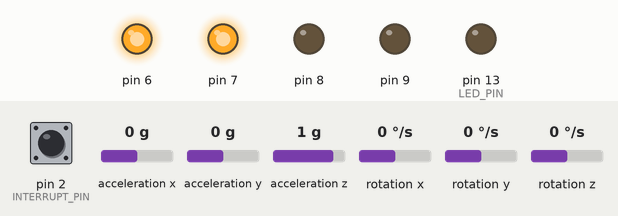
This sketch was run on a simulated Arduino Leonardo, built with avr-gcc and run on an emulated ATmega32U4. On the bench: output pins drawn as LEDs (lit = HIGH). Inputs (shaded band) come from the test bench; at power-on: acceleration x 0 g, pin 2 (INTERRUPT_PIN) LOW, acceleration y 0 g, acceleration z 1 g, rotation z 0 °/s, rotation x 0 °/s, rotation y 0 °/s. The sensor or clock chip raises its interrupt line as the real part does; what the sketch prints to the serial monitor is not drawn.

Above: at 0.5 s.
At 1.1 s:
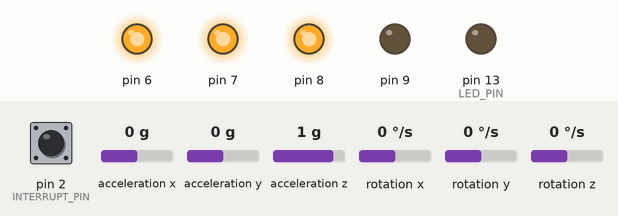
At 8.4 s:
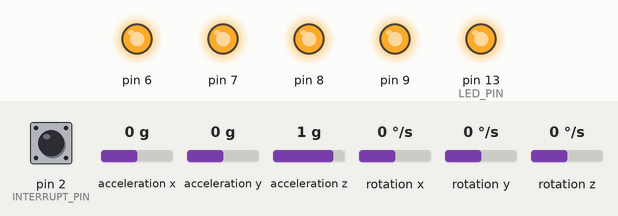
8.5 s: acceleration x set to 0.8 g
10.0 s: pin 2 (INTERRUPT_PIN) pulled HIGH for 0.15 s
32.1 s: acceleration y set to -1.4 g
33.7 s: pin 2 (INTERRUPT_PIN) pulled HIGH for 1 s
56.7 s: acceleration z set to -1.4 g
58.3 s: rotation z set to -192 °/s
Timing chart, 0 to 60.8 s (numbered marks = the images above; inputs shaded):
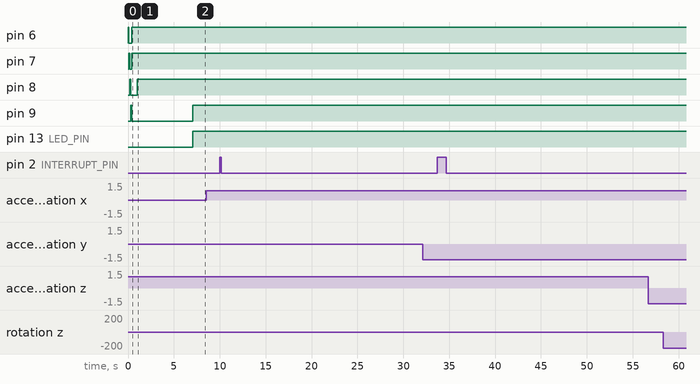

The sketch:

MPU6050_DMP.ino
```cpp
// I2C device class (I2Cdev) demonstration Arduino sketch for MPU6050 class using DMP (MotionApps v2.0)
// 6/21/2012 by Jeff Rowberg <jeff@rowberg.net>
// Updates should (hopefully) always be available at https://github.com/jrowberg/i2cdevlib
//
// Changelog:
//      2013-05-08 - added seamless Fastwire support
//                 - added note about gyro calibration
//      2012-06-21 - added note about Arduino 1.0.1 + Leonardo compatibility error
//      2012-06-20 - improved FIFO overflow handling and simplified read process
//      2012-06-19 - completely rearranged DMP initialization code and simplification
//      2012-06-13 - pull gyro and accel data from FIFO packet instead of reading directly
//      2012-06-09 - fix broken FIFO read sequence and change interrupt detection to RISING
//      2012-06-05 - add gravity-compensated initial reference frame acceleration output
//                 - add 3D math helper file to DMP6 example sketch
//                 - add Euler output and Yaw/Pitch/Roll output formats
//      2012-06-04 - remove accel offset clearing for better results (thanks Sungon Lee)
//      2012-06-01 - fixed gyro sensitivity to be 2000 deg/sec instead of 250
//      2012-05-30 - basic DMP initialization working

/* ============================================
I2Cdev device library code is placed under the MIT license
Copyright (c) 2012 Jeff Rowberg

Permission is hereby granted, free of charge, to any person obtaining a copy
of this software and associated documentation files (the "Software"), to deal
in the Software without restriction, including without limitation the rights
to use, copy, modify, merge, publish, distribute, sublicense, and/or sell
copies of the Software, and to permit persons to whom the Software is
furnished to do so, subject to the following conditions:

The above copyright notice and this permission notice shall be included in
all copies or substantial portions of the Software.

THE SOFTWARE IS PROVIDED "AS IS", WITHOUT WARRANTY OF ANY KIND, EXPRESS OR
IMPLIED, INCLUDING BUT NOT LIMITED TO THE WARRANTIES OF MERCHANTABILITY,
FITNESS FOR A PARTICULAR PURPOSE AND NONINFRINGEMENT. IN NO EVENT SHALL THE
AUTHORS OR COPYRIGHT HOLDERS BE LIABLE FOR ANY CLAIM, DAMAGES OR OTHER
LIABILITY, WHETHER IN AN ACTION OF CONTRACT, TORT OR OTHERWISE, ARISING FROM,
OUT OF OR IN CONNECTION WITH THE SOFTWARE OR THE USE OR OTHER DEALINGS IN
THE SOFTWARE.
===============================================
*/

// I2Cdev and MPU6050 must be installed as libraries, or else the .cpp/.h files
// for both classes must be in the include path of your project
#include "I2Cdev.h"

#include "MPU6050_6Axis_MotionApps20.h"
//#include "MPU6050.h" // not necessary if using MotionApps include file

// Arduino Wire library is required if I2Cdev I2CDEV_ARDUINO_WIRE implementation
// is used in I2Cdev.h
#if I2CDEV_IMPLEMENTATION == I2CDEV_ARDUINO_WIRE
    #include "Wire.h"
#endif

// class default I2C address is 0x68
// specific I2C addresses may be passed as a parameter here
// AD0 low = 0x68 (default for SparkFun breakout and InvenSense evaluation board)
// AD0 high = 0x69
MPU6050 mpu;

//keperluan kalibrasi
#define ERROR_MINIMAL 0.001
#define WAKTU_CEK     1000 //dalam milisekon
#define TANDA1  digitalWrite(6,HIGH);
#define TANDA2  digitalWrite(7,HIGH);
#define TANDA3  digitalWrite(8,HIGH);
#define TANDA4  digitalWrite(9,HIGH);

long int tSekarang;
long int tSebelum;
long int dT;
float yawSekarang;
float yawSebelum;
float dYaw;
double bufferDataKalibrasi[10];
char counterKalibrasi;

float dataYaw;
char dataYawKirim[4];
char statusKalibrasi = 0;
float offsetSudut;


//MPU6050 mpu(0x69); // <-- use for AD0 high

/* =========================================================================
   NOTE: In addition to connection 3.3v, GND, SDA, and SCL, this sketch
   depends on the MPU-6050's INT pin being connected to the Arduino's
   external interrupt #0 pin. On the Arduino Uno and Mega 2560, this is
   digital I/O pin 2.
 * ========================================================================= */

/* =========================================================================
   NOTE: Arduino v1.0.1 with the Leonardo board generates a compile error
   when using Serial.write(buf, len). The Teapot output uses this method.
   The solution requires a modification to the Arduino USBAPI.h file, which
   is fortunately simple, but annoying. This will be fixed in the next IDE
   release. For more info, see these links:

   http://arduino.cc/forum/index.php/topic,109987.0.html
   http://code.google.com/p/arduino/issues/detail?id=958
 * ========================================================================= */


// uncomment "OUTPUT_READABLE_QUATERNION" if you want to see the actual
// quaternion components in a [w, x, y, z] format (not best for parsing
// on a remote host such as Processing or something though)
//#define OUTPUT_READABLE_QUATERNION

// uncomment "OUTPUT_READABLE_EULER" if you want to see Euler angles
// (in degrees) calculated from the quaternions coming from the FIFO.
// Note that Euler angles suffer from gimbal lock (for more info, see
// http://en.wikipedia.org/wiki/Gimbal_lock)
//#define OUTPUT_READABLE_EULER

// uncomment "OUTPUT_READABLE_YAWPITCHROLL" if you want to see the yaw/
// pitch/roll angles (in degrees) calculated from the quaternions coming
// from the FIFO. Note this also requires gravity vector calculations.
// Also note that yaw/pitch/roll angles suffer from gimbal lock (for
// more info, see: http://en.wikipedia.org/wiki/Gimbal_lock)
#define OUTPUT_READABLE_YAWPITCHROLL

// uncomment "OUTPUT_READABLE_REALACCEL" if you want to see acceleration
// components with gravity removed. This acceleration reference frame is
// not compensated for orientation, so +X is always +X according to the
// sensor, just without the effects of gravity. If you want acceleration
// compensated for orientation, us OUTPUT_READABLE_WORLDACCEL instead.
//#define OUTPUT_READABLE_REALACCEL

// uncomment "OUTPUT_READABLE_WORLDACCEL" if you want to see acceleration
// components with gravity removed and adjusted for the world frame of
// reference (yaw is relative to initial orientation, since no magnetometer
// is present in this case). Could be quite handy in some cases.
//#define OUTPUT_READABLE_WORLDACCEL

// uncomment "OUTPUT_TEAPOT" if you want output that matches the
// format used for the InvenSense teapot demo
//#define OUTPUT_TEAPOT


#define INTERRUPT_PIN 2  // use pin 2 on Arduino Uno & most boards
#define LED_PIN 13 // (Arduino is 13, Teensy is 11, Teensy++ is 6)
bool blinkState = false;

// MPU control/status vars
bool dmpReady = false;  // set true if DMP init was successful
uint8_t mpuIntStatus;   // holds actual interrupt status byte from MPU
uint8_t devStatus;      // return status after each device operation (0 = success, !0 = error)
uint16_t packetSize;    // expected DMP packet size (default is 42 bytes)
uint16_t fifoCount;     // count of all bytes currently in FIFO
uint8_t fifoBuffer[64]; // FIFO storage buffer

// orientation/motion vars
Quaternion q;           // [w, x, y, z]         quaternion container
VectorInt16 aa;         // [x, y, z]            accel sensor measurements
VectorInt16 aaReal;     // [x, y, z]            gravity-free accel sensor measurements
VectorInt16 aaWorld;    // [x, y, z]            world-frame accel sensor measurements
VectorFloat gravity;    // [x, y, z]            gravity vector
float euler[3];         // [psi, theta, phi]    Euler angle container
float ypr[3];           // [yaw, pitch, roll]   yaw/pitch/roll container and gravity vector

// packet structure for InvenSense teapot demo
uint8_t teapotPacket[14] = { '$', 0x02, 0,0, 0,0, 0,0, 0,0, 0x00, 0x00, '\r', '\n' };


// ================================================================
// ===               INTERRUPT DETECTION ROUTINE                ===
// ================================================================

volatile bool mpuInterrupt = false;     // indicates whether MPU interrupt pin has gone high
void dmpDataReady() {
    mpuInterrupt = true;
}


// ================================================================
// ===                      INITIAL SETUP                       ===
// ================================================================

void setup() {

    pinMode(6, OUTPUT);digitalWrite(6, HIGH);delay(100);digitalWrite(6, LOW);
    pinMode(7, OUTPUT);digitalWrite(7, HIGH);delay(100);digitalWrite(7, LOW);
    pinMode(8, OUTPUT);digitalWrite(8, HIGH);delay(100);digitalWrite(8, LOW);
    pinMode(9, OUTPUT);digitalWrite(9, HIGH);delay(100);digitalWrite(9, LOW);

    TANDA1;TANDA2;

    // join I2C bus (I2Cdev library doesn't do this automatically)
    #if I2CDEV_IMPLEMENTATION == I2CDEV_ARDUINO_WIRE
        Wire.begin();
        Wire.setClock(400000); // 400kHz I2C clock. Comment this line if having compilation difficulties
    #elif I2CDEV_IMPLEMENTATION == I2CDEV_BUILTIN_FASTWIRE
        Fastwire::setup(400, true);
    #endif

    // initialize serial communication
    // (115200 chosen because it is required for Teapot Demo output, but it's
    // really up to you depending on your project)
    Serial.begin(115200);
    while (!Serial); // wait for Leonardo enumeration, others continue immediately

    // NOTE: 8MHz or slower host processors, like the Teensy @ 3.3v or Ardunio
    // Pro Mini running at 3.3v, cannot handle this baud rate reliably due to
    // the baud timing being too misaligned with processor ticks. You must use
    // 38400 or slower in these cases, or use some kind of external separate
    // crystal solution for the UART timer.

    // initialize device
    Serial.println(F("Initializing I2C devices..."));
    mpu.initialize();
    pinMode(INTERRUPT_PIN, INPUT);

    // verify connection
    Serial.println(F("Testing device connections..."));
    Serial.println(mpu.testConnection() ? F("MPU6050 connection successful") : F("MPU6050 connection failed"));

    // wait for ready
    Serial.println(F("\nSend any character to begin DMP programming and demo: "));
//    while (Serial.available() && Serial.read()); // empty buffer
//    while (!Serial.available());                 // wait for data
//    while (Serial.available() && Serial.read()); // empty buffer again

    // load and configure the DMP
    Serial.println(F("Initializing DMP..."));
    devStatus = mpu.dmpInitialize();

    // supply your own gyro offsets here, scaled for min sensitivity
    mpu.setXGyroOffset(220);
    mpu.setYGyroOffset(76);
    mpu.setZGyroOffset(-85);
    mpu.setZAccelOffset(1788); // 1688 factory default for my test chip

    // make sure it worked (returns 0 if so)
    if (devStatus == 0) {
        // turn on the DMP, now that it's ready
        Serial.println(F("Enabling DMP..."));
        mpu.setDMPEnabled(true);

        // enable Arduino interrupt detection
        Serial.println(F("Enabling interrupt detection (Arduino external interrupt 0)..."));
        attachInterrupt(digitalPinToInterrupt(INTERRUPT_PIN), dmpDataReady, RISING);
        mpuIntStatus = mpu.getIntStatus();

        // set our DMP Ready flag so the main loop() function knows it's okay to use it
        Serial.println(F("DMP ready! Waiting for first interrupt..."));
        dmpReady = true;

        // get expected DMP packet size for later comparison
        packetSize = mpu.dmpGetFIFOPacketSize();
    } else {
        // ERROR!
        // 1 = initial memory load failed
        // 2 = DMP configuration updates failed
        // (if it's going to break, usually the code will be 1)
        Serial.print(F("DMP Initialization failed (code "));
        Serial.print(devStatus);
        Serial.println(F(")"));
    }

    // configure LED for output
    pinMode(LED_PIN, OUTPUT);
}


// ================================================================
// ===                    MAIN PROGRAM LOOP                     ===
// ================================================================

void loop() {
    int i;

    // if programming failed, don't try to do anything
    if (!dmpReady) return;

    // wait for MPU interrupt or extra packet(s) available
    while (!mpuInterrupt && fifoCount < packetSize) {
        // other program behavior stuff here
        // .
        // .
        // .
        // if you are really paranoid you can frequently test in between other
        // stuff to see if mpuInterrupt is true, and if so, "break;" from the
        // while() loop to immediately process the MPU data
        // .
        // .
        // .
    }

    // reset interrupt flag and get INT_STATUS byte
    mpuInterrupt = false;
    mpuIntStatus = mpu.getIntStatus();

    // get current FIFO count
    fifoCount = mpu.getFIFOCount();

    // check for overflow (this should never happen unless our code is too inefficient)
    if ((mpuIntStatus & 0x10) || fifoCount == 1024) {
        // reset so we can continue cleanly
        mpu.resetFIFO();
        Serial.println(F("FIFO overflow!"));

    // otherwise, check for DMP data ready interrupt (this should happen frequently)
    } else if (mpuIntStatus & 0x02) {
        // wait for correct available data length, should be a VERY short wait
        while (fifoCount < packetSize) fifoCount = mpu.getFIFOCount();

        // read a packet from FIFO
        mpu.getFIFOBytes(fifoBuffer, packetSize);

        // track FIFO count here in case there is > 1 packet available
        // (this lets us immediately read more without waiting for an interrupt)
        fifoCount -= packetSize;

        #ifdef OUTPUT_READABLE_QUATERNION
            // display quaternion values in easy matrix form: w x y z
            mpu.dmpGetQuaternion(&q, fifoBuffer);
            Serial.print("quat\t");
            Serial.print(q.w);
            Serial.print("\t");
            Serial.print(q.x);
            Serial.print("\t");
            Serial.print(q.y);
            Serial.print("\t");
            Serial.println(q.z);
        #endif

        #ifdef OUTPUT_READABLE_EULER
            // display Euler angles in degrees
            mpu.dmpGetQuaternion(&q, fifoBuffer);
            mpu.dmpGetEuler(euler, &q);
            Serial.print("euler\t");
            Serial.print(euler[0] * 180/M_PI);
            Serial.print("\t");
            Serial.print(euler[1] * 180/M_PI);
            Serial.print("\t");
            Serial.println(euler[2] * 180/M_PI);
        #endif

        #ifdef OUTPUT_READABLE_YAWPITCHROLL
            // display Euler angles in degrees
            mpu.dmpGetQuaternion(&q, fifoBuffer);
            mpu.dmpGetGravity(&gravity, &q);
            mpu.dmpGetYawPitchRoll(ypr, &q, &gravity);

            if(statusKalibrasi == 0)  //proses kalibrasi
            {
              dataYaw = ypr[0] * 180/M_PI;

              tSekarang = millis();
              dT = tSekarang - tSebelum;

              if(dT < WAKTU_CEK)
              {
                yawSekarang=ypr[0];
              }

              else
              {
                dYaw = abs(yawSekarang - yawSebelum);
                yawSebelum = yawSekarang;

//                Serial.print("error : ");
//                Serial.print(dYaw,7);
//                Serial.print(" yawR : ");
//                Serial.print(ypr[0],7);
//                Serial.print(" yaw : ");
//                Serial.println(dataYaw,7);

                if(dYaw<ERROR_MINIMAL)
                {
                  counterKalibrasi++ ;
                  TANDA3;
                  digitalWrite(13,0);
                }

                else counterKalibrasi = 0;

                if (counterKalibrasi>6)
                {
                    statusKalibrasi = 1;
                    offsetSudut = yawSekarang;
                    TANDA4;
                    digitalWrite(13,1);
                    //Serial.println("KALIBRASI BERES!!!!!!!!!");
                }

                tSebelum = tSekarang;
              }

            }

            else
            {
              dataYaw = (ypr[0]-offsetSudut) * 180/M_PI;

              if(dataYaw>180) dataYaw = dataYaw - 360;
              else if(dataYaw<-180) dataYaw = dataYaw + 360;

              dataYawKirim[0] = (*(long int*)&dataYaw)&0xFF;
              dataYawKirim[1] = ((*(long int*)&dataYaw)>>8)&0xFF;
              dataYawKirim[2] = ((*(long int*)&dataYaw)>>16)&0xFF;
              dataYawKirim[3] = ((*(long int*)&dataYaw)>>24)&0xFF;

//              Serial.println(dataYaw);

              Serial.write('i');
              Serial.write('t');
              Serial.write('s');
              Serial.write(dataYawKirim[0]);
              Serial.write(dataYawKirim[1]);
              Serial.write(dataYawKirim[2]);
              Serial.write(dataYawKirim[3]);
            }


//            Serial.print("ypr\t");
//            Serial.print(ypr[0] * 180/M_PI);
//            Serial.print("\t");
//            Serial.print(ypr[1] * 180/M_PI);
//            Serial.print("\t");
//            Serial.println(ypr[2] * 180/M_PI);


        #endif

        #ifdef OUTPUT_READABLE_REALACCEL
            // display real acceleration, adjusted to remove gravity
            mpu.dmpGetQuaternion(&q, fifoBuffer);
            mpu.dmpGetAccel(&aa, fifoBuffer);
            mpu.dmpGetGravity(&gravity, &q);
            mpu.dmpGetLinearAccel(&aaReal, &aa, &gravity);
            Serial.print("areal\t");
            Serial.print(aaReal.x);
            Serial.print("\t");
            Serial.print(aaReal.y);
            Serial.print("\t");
            Serial.println(aaReal.z);
        #endif

        #ifdef OUTPUT_READABLE_WORLDACCEL
            // display initial world-frame acceleration, adjusted to remove gravity
            // and rotated based on known orientation from quaternion
            mpu.dmpGetQuaternion(&q, fifoBuffer);
            mpu.dmpGetAccel(&aa, fifoBuffer);
            mpu.dmpGetGravity(&gravity, &q);
            mpu.dmpGetLinearAccel(&aaReal, &aa, &gravity);
            mpu.dmpGetLinearAccelInWorld(&aaWorld, &aaReal, &q);
            Serial.print("aworld\t");
            Serial.print(aaWorld.x);
            Serial.print("\t");
            Serial.print(aaWorld.y);
            Serial.print("\t");
            Serial.println(aaWorld.z);
        #endif

        #ifdef OUTPUT_TEAPOT
            // display quaternion values in InvenSense Teapot demo format:
            teapotPacket[2] = fifoBuffer[0];
            teapotPacket[3] = fifoBuffer[1];
            teapotPacket[4] = fifoBuffer[4];
            teapotPacket[5] = fifoBuffer[5];
            teapotPacket[6] = fifoBuffer[8];
            teapotPacket[7] = fifoBuffer[9];
            teapotPacket[8] = fifoBuffer[12];
            teapotPacket[9] = fifoBuffer[13];
            Serial.write(teapotPacket, 14);
            teapotPacket[11]++; // packetCount, loops at 0xFF on purpose
        #endif

        // blink LED to indicate activity
        blinkState = !blinkState;
        //digitalWrite(LED_PIN, blinkState);
    }
}
```

Measured:
- after the input at 8.5 s, every drawn part: stays the same
- after the input at 10.0 s, every drawn part: stays the same
- after the input at 32.1 s, every drawn part: stays the same
- after the input at 33.7 s, every drawn part: stays the same
- after the input at 56.7 s, every drawn part: stays the same
- after the input at 58.3 s, every drawn part: stays the same
